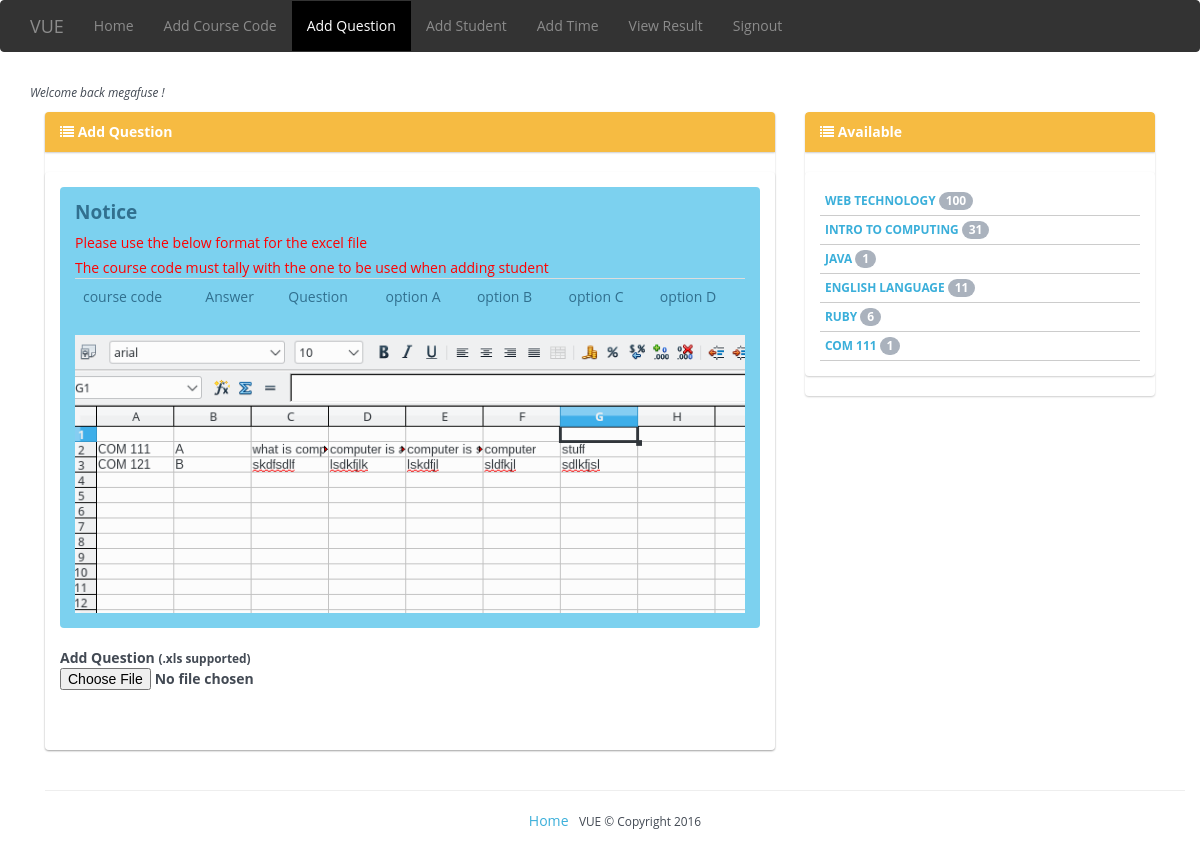
/dashboard/add-question.php (signed in), run on the app's committed database.
### tables this page shows
CREATE TABLE IF NOT EXISTS `question` (
`id` int(11) NOT NULL,
  `subject` varchar(100) NOT NULL,
  `answer` varchar(100) NOT NULL,
  `question` text NOT NULL,
  `A` text NOT NULL,
  `B` text NOT NULL,
  `C` text NOT NULL,
  `D` text NOT NULL,
  `date_registered` varchar(50) NOT NULL
);

### db/Model.php (called while the page is built, shortened)
<?php
class Model {
    public $pdo;
    public function __construct() {
        try {
            $this -> pdo = new PDO('mysql:host=localhost;dbname=megafuse;charset=utf8mb4', 'root', 'root');
            $this -> pdo -> setAttribute(PDO::ATTR_ERRMODE, PDO::ERRMODE_EXCEPTION);
        } catch (PDOException $e) {
            trigger_error(' Unable to connect to Database !');
        }
    }
    public function find_by_sql($sql) {
        $query = $this-> pdo -> query($sql);
        return $query;
    }
}

### app/CBT.php (called while the page is built, shortened)
<?php
class Cbt{
    public function totalqtn($subject) {
        $mysql = new Mysql();
        $query = $mysql::$mysql->prepare("SELECT * FROM question WHERE subject=?");
        $query->execute(array($subject));
        return $query->rowCount();
    }
}

### dashboard/add-question.php (the view, shortened to what this page needs)
<?php session_start();
require '../app/Render.php';
require '../app/CBT.php';
$db = new Model();
  $cbt = new \connect\Cbt();
?>
<!DOCTYPE html PUBLIC "-//W3C//DTD XHTML 1.0 Transitional//EN" "http://www.w3.org/TR/xhtml1/DTD/xhtml1-transitional.dtd">
<html xmlns="http://www.w3.org/1999/xhtml">
<head>
   </head>
    <body>
	  <div id="wrapper">
		 <?php
            include "header.php";
     ?>
		    <div style="line-height:40px;text-indent:20px;" class="container">
		     <small><em> Welcome back <?=htmlspecialchars($_SESSION['admin']) ?> !</em></small>
		   </div>
		   <div id="content" class="container">
			  <div class="col-md-8">
			   <div class="panel panel-warning">
			       <div class="panel panel-heading" >
				     <b><i class="fa fa-list"></i> Add Question </b>
				   </div>
				  <div class="panel panel-body">
            <div class="alert alert-info">
              <h4> Notice </h4>
              <p style="color: red">
                Please use the below format for the excel file
              </p>
              <p style="color: red">
                The course code must tally with the one to be used when adding student
              </p>
              <table class="table">
                <tr>
                  <td>course code</td>
                  <td>Answer </td>
                  <td>Question </td>
                  <td>option A</td>
                  <td>option B</td>
                  <td>option C</td>
                  <td>option D</td>
                </tr>
              </table>
              <img src="../images/question-shot.png" border="0" class="img-responsive">
            </div>
          <form method="POST" enctype="multipart/form-data" action="questionAjax.php" id="questionForm">
            <label> Add Question <small>(.xls supported)</small>
            <input type="file" name="fileQuestion" id="fileQuestion">
            <br>
            <br>
        </form>
				 </div>
			   </div>
			   </div>
			   <div class="col-md-4">
			     <div class="panel panel-warning" style="overflow: auto">
			     <div class="panel panel-heading">
				    <b><i class="fa fa-list"></i> Available </b>
				 </div>
				    <div class="panel panel-body">
				   <?php
                    $query = $db -> find_by_sql("SELECT * FROM question GROUP BY subject ORDER BY id DESC");
                    if($query->rowCount() > 0) {
                        while($fetch = $query->fetch()) {
                            if(empty($fetch['subject']) || $fetch['subject'] =='') {
                            } else {
                            echo "<div style=\"padding:5px;border-bottom:1px solid #CCCCCC;\">
                            <b><small>
                            <a href='edit_question.php?key=". $fetch['subject'] ."'>
                            ".strtoupper(str_replace("_"," ",$fetch['subject']))." <span class=\"badge\">".$cbt->totalqtn($fetch['subject'])."</span>
                            </a> </b></small> </div>";
                            } }
                    } else {
                        echo '<font color="#666666"><i>No subject found !</i></font>';
                    }
                    ?>
                   </div>
			   </div>
			  </div>
	     <?php require 'footer.php'; ?>
	  </div>
	</body>
	</html>

### styles/css/signin.css (style rules this page uses)
body { padding-bottom: 40px; margin: 0px auto; }

### data on the page
question: subject "WEB TECHNOLOGY", totalqtn "100"
question: subject "INTRO TO COMPUTING", totalqtn "31"
question: subject "JAVA", totalqtn "1"
question: subject "ENGLISH LANGUAGE", totalqtn "11"
question: subject "RUBY", totalqtn "6"
question: subject "COM 111", totalqtn "1"

### other printed values
$_SESSION['admin'] "megafuse"
